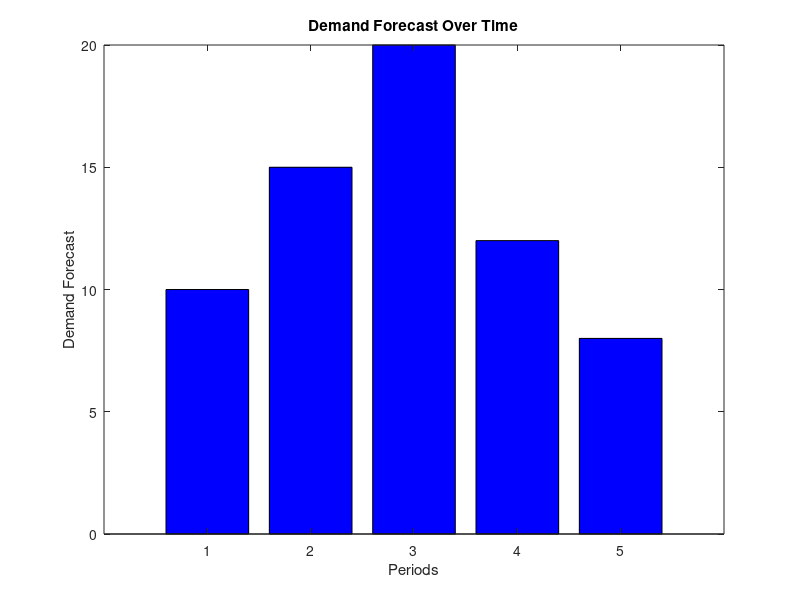
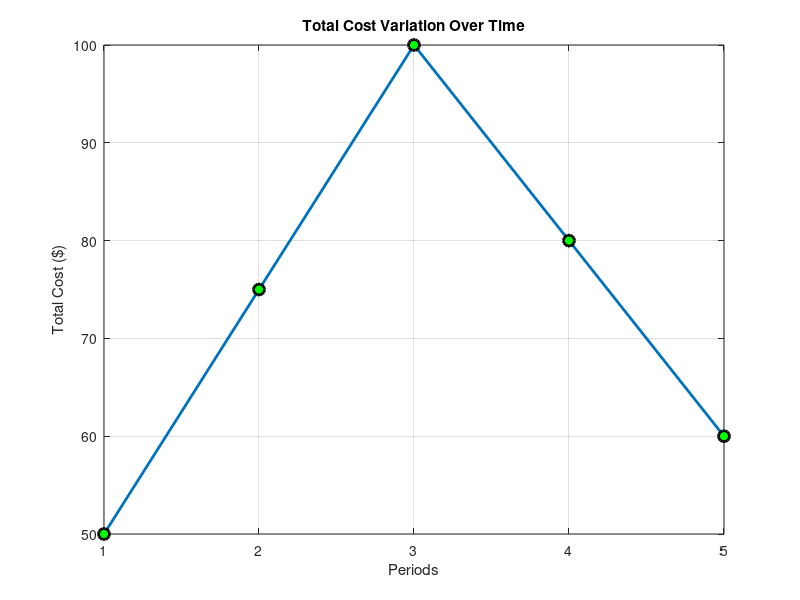

Here is the MATLAB script that generated these plots, in order:
% Plotting demand forecast data
demand_forecast = [10, 15, 20, 12, 8];
periods = 1:length(demand_forecast);

figure;
bar(periods, demand_forecast, 'b');
xlabel('Periods');
ylabel('Demand Forecast');
title('Demand Forecast Over Time');

% Example: Plotting total cost variation over iterations (assuming)
total_costs = [50, 75, 100, 80, 60];  % Example total costs corresponding to each period

figure;
plot(periods, total_costs, '-o', 'LineWidth', 2, 'MarkerEdgeColor', 'k', 'MarkerFaceColor', 'g', 'MarkerSize', 8);
xlabel('Periods');
ylabel('Total Cost ($)');
title('Total Cost Variation Over Time');
grid on;
